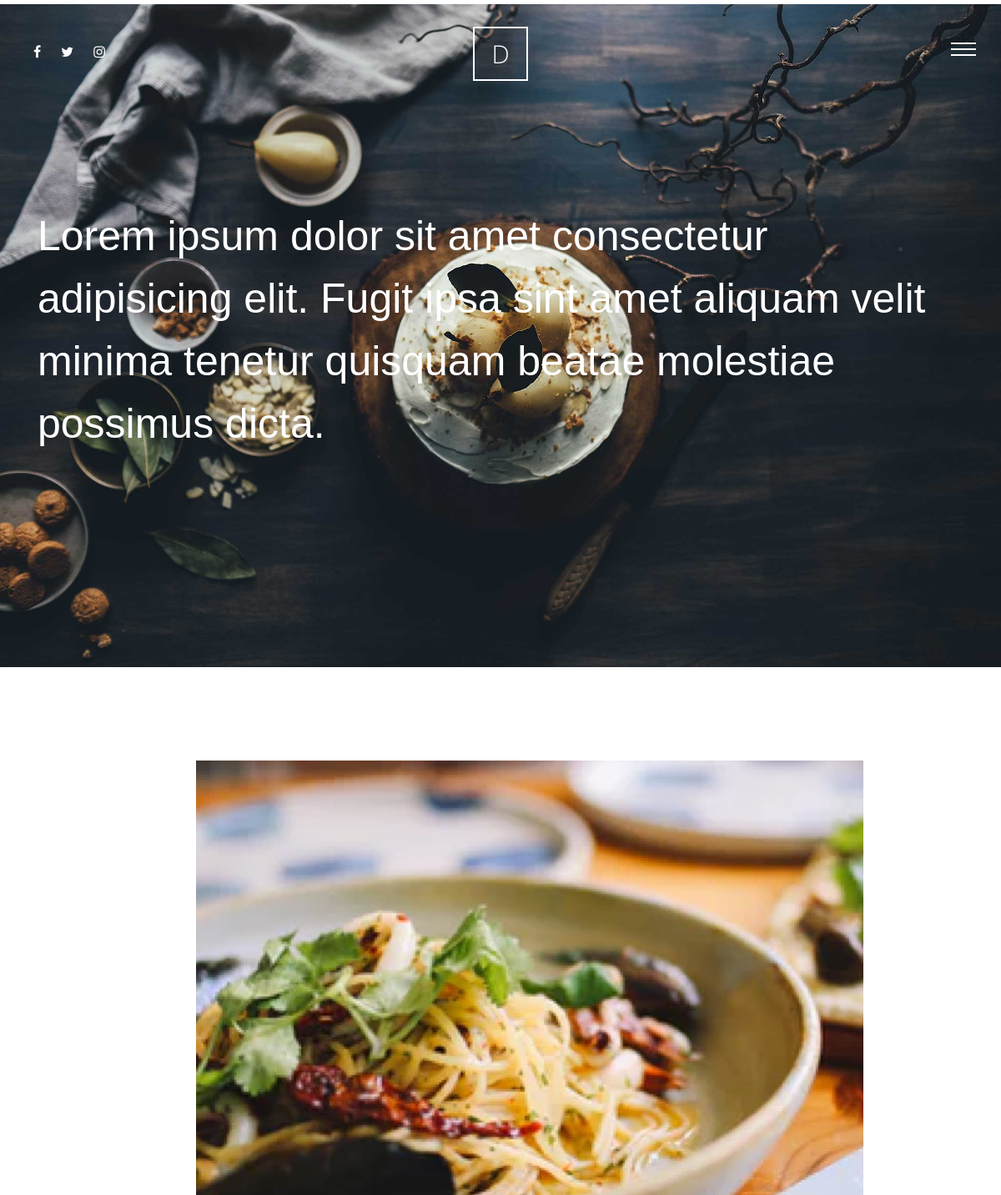
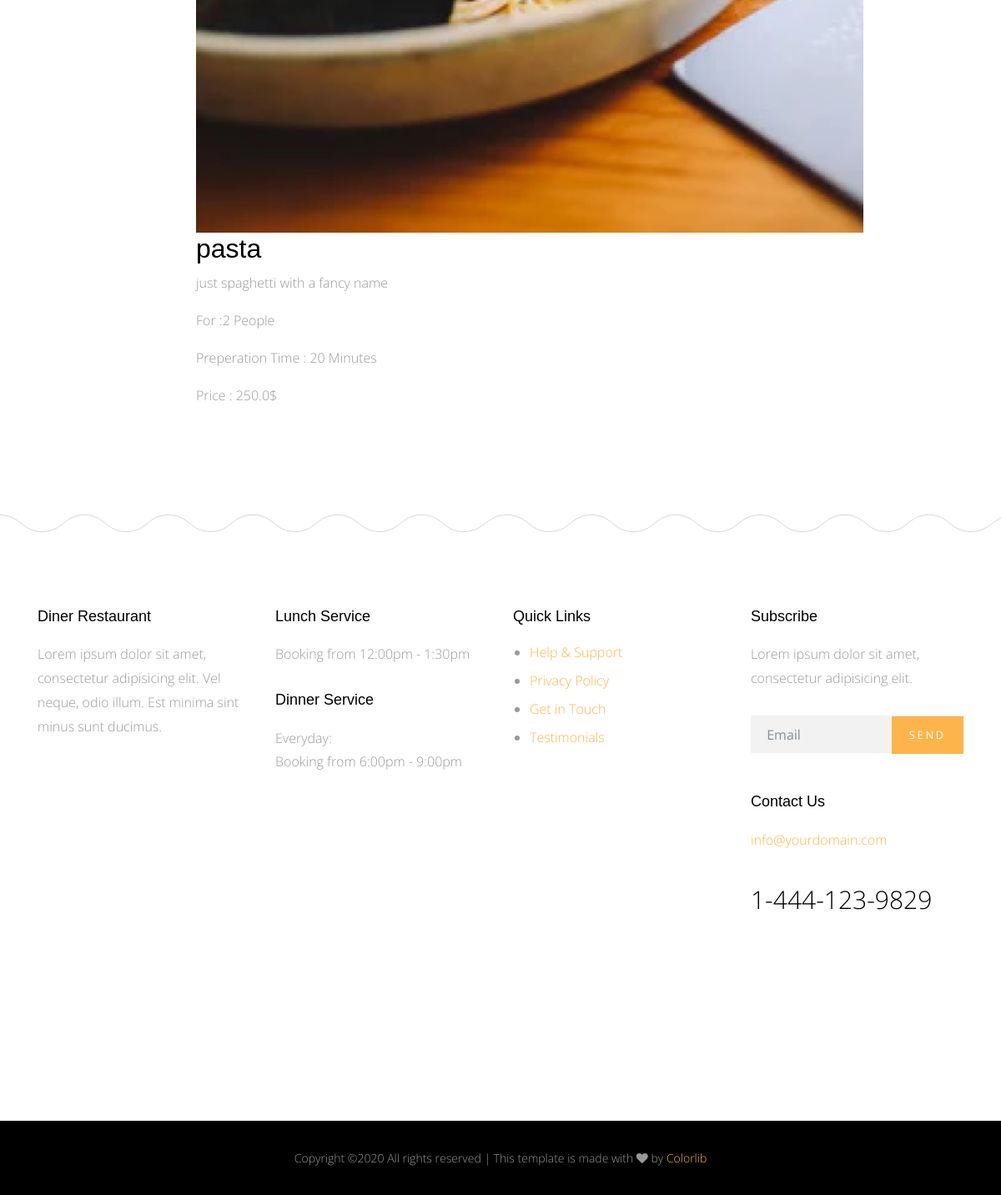
Screenshot of /meals/slug=pasta with the database file from the repository (2 pictures, top to bottom).
### meals/models.py (models this page shows, shortened)
class Meals(models.Model):
    name = models.CharField(max_length=50)
    description = models.TextField(max_length=250)
    people = models.IntegerField()
    category = models.ForeignKey('Category', on_delete=models.SET_NULL, null=True)
    price = models.DecimalField(max_digits=5, decimal_places=1)
    preperation_time = models.IntegerField()
    image = models.ImageField(upload_to='meals')
    slug = models.SlugField(blank=True, null=True)
    class Meta:
        verbose_name = 'Meal'
        verbose_name_plural = 'Meals'
    def __str__(self):
        return self.name

### meals/views.py (the view)
# urls.py: path('slug=<slug:slug>' , views.meal_detail , name='meal_detail')
def meal_detail(request , slug):
    meal_detail = Meals.objects.get(slug=slug)
    context = {'meal_detail' : meal_detail}
    return render(request , 'meals/detail.html' , context)

### meals/templates/meals/detail.html (shortened to what this page needs)
{% extends 'base.html' %}
{% load static %}
{% block body %}
      <div class="main-wrap">
        <div class="cover_1">
          <div class="img_bg" style="background-image: url({% static 'site_static/img/slider-1.jpg' %})" data-stellar-background-ratio="0.5">
            <div class="container">
              <div class="row align-items-center">
                <div class="col-md-12" data-aos="fade-up">
                  <h2 class="heading">Lorem ipsum dolor sit amet consectetur adipisicing elit. Fugit ipsa sint amet aliquam velit minima tenetur quisquam beatae molestiae possimus dicta.</h2>
                </div>
              </div>
            </div>
          </div>
        </div>
        <div class="section">
          <div class="container">
            <div class="row justify-content-center">
              <div class="col-md-8" data-aos="fade-up">
                    <img class="meal_img" src="{{meal_detail.image.url}}" alt="">
                    <h2>{{meal_detail}}</h2>
                    <p>{{meal_detail.description}}</p>
                    <p>For :{{meal_detail.people}} People</p>
                    <p>Preperation Time : {{meal_detail.preperation_time}} Minutes</p>
                    <p>Price : {{meal_detail.price}}$ </p>
              </div>
            </div>
          </div>
        </div>
      </div>
      {% endblock body %}

### static/site_static/css/style.css (style rules this page uses)
html { overflow-x: hidden; }
body { background: #fff; font-family: "Open Sans", cursive; font-size: 16px; line-height: 1.8; font-weight: 300; color: #999999; }
h1, h2, h3, h4, h5 { color: #000; font-family: "Playfair Display", Arial, sans-serif; }
.section { padding: 7em 0; }
.cover_1 { position: relative; }
.cover_1 .img_bg { background-repeat: no-repeat; background-size: cover !important; background-position: center center; }
.cover_1 .img_bg, .cover_1 .img_bg > .container > .row { min-height: 700px; height: 100vh; }
.cover_1 .heading { color: white; font-weight: 300; font-size: 30px; line-height: 1.5; }
@media (min-width: 768px) { .cover_1 .heading { font-size: 50px; line-height: 1.5; } }

### rows the page displays
Meals: image (picture), name "pasta", description "just spaghetti with a fancy name", people "2", preperation_time "20", price "250.0"
